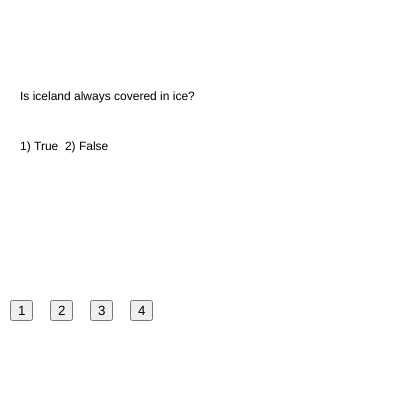
Frame 1 (no input)
Frame 60 (no input): identical to frame 1, image omitted
Frame 120 (the mouse pressed at the canvas centre since frame 60): identical to frame 1, image omitted

The p5.js sketch that drew this single still picture (run headless with seeded random() and noise() and a simulated clock; from frame 60 on, the mouse is pressed at the canvas centre):

// p5.js sketch
// ── sketch.js
var questions = ["Is iceland always covered in ice?","What ocean lies east of the US?"];
var options = ["1) True  2) False","1) Pacific  2) Eastern  3) Indian  4) Atlantic"];
var answers = [1,3];

var buttons = [];

var currentOption = -1;
// -1 because when the user clicks on one of the buttons, the user answered a question. -1 is the inactive state/
  // going to wait

var currentQuestion = 0;
// we want to start with the first question

var answerText = "";

var startTimer = false;

var interval = 5000; //want it to run for 5 seconds
var prevMillis = 0;




function setup() {
  // put setup code here
  createCanvas(400,400);

  buttons[0]= createButton("1");
  buttons[0].position(10,300);
  buttons[0].mousePressed(function(){
    currentOption = 0
  });// end of mousePressed 0

  buttons[1]= createButton("2");
  buttons[1].position(50,300);
  buttons[1].mousePressed(function(){
    currentOption = 1
  });// end of mousePressed 0

  buttons[2]= createButton("3");
  buttons[2].position(90,300);
  buttons[2].mousePressed(function(){
    currentOption = 2
  });// end of mousePressed 0

  buttons[3]= createButton("4");
  buttons[3].position(130,300);
  buttons[3].mousePressed(function(){
    currentOption = 3
  });// end of mousePressed 0


}// END of SETUP



function draw() {
  // put drawing code here

background(255);
//text(questions[0], 20,100);
//text(options[0], 20,150);
text(questions[currentQuestion], 20, 100);
text(options[currentQuestion], 20, 150);


if(startTimer == true){
  text(answerText, 20, 200);
  if(millis()-prevMillis > interval){
    prevMillis = millis();
    startTimer = false;
    console.log("Timer ended");
  }// end of millus-prevMillis
}// end of startTimer = true



  if(currentOption != -1){
    // do something -- also != means "not equal to"
    //if(currentOption){}
    console.log("currentOption" + currentOption);
    answerText = "Correct";

    if(currentOption == answers[currentQuestion]){
      console.log("Correct");
      currentQuestion = currentQuestion + 1; // if the user selects the corrent answer, it will go onto the next questions

    if(currentQuestion == questions.length){
      currentQuestion = 0; // get the answer correct for last question, you start again from the beginning.
        // array.length = counts how many items are in the array;
      // if currentQuestion == 2 _> goes back to the beginning
    }

    }else{
      console.log("incorrect");
      answerText = "Incorrect";
    }// end of Checking if answer is correct or incorrect


  //reset to Inactive State
  currentOption = -1;
  startTimer = true;
  prevMillis = millis(); // whenever user makes a selection, THEN u start the timer.
    // wait for the user to make a selection .. user makes a selection .. then the program will wait for THE NEW response again, for the new question.


  }// END of currentOption != 1


}// END of DRAW
